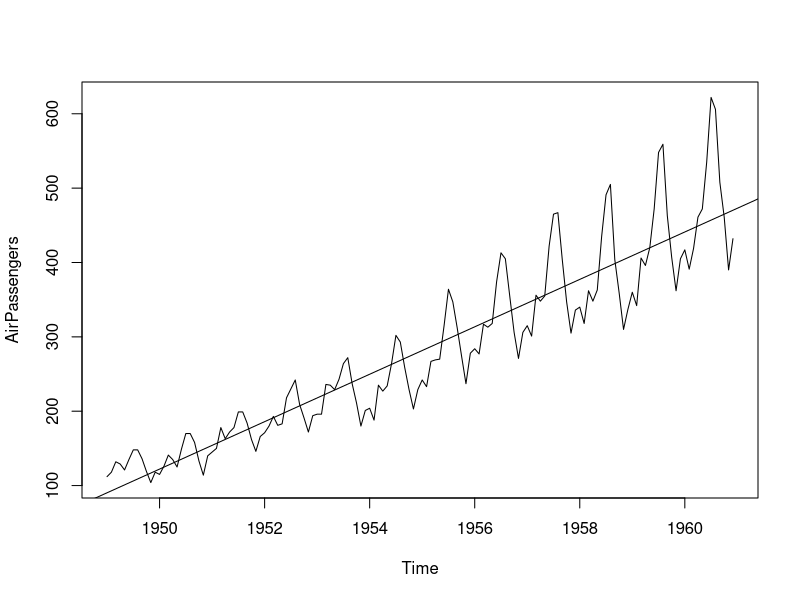
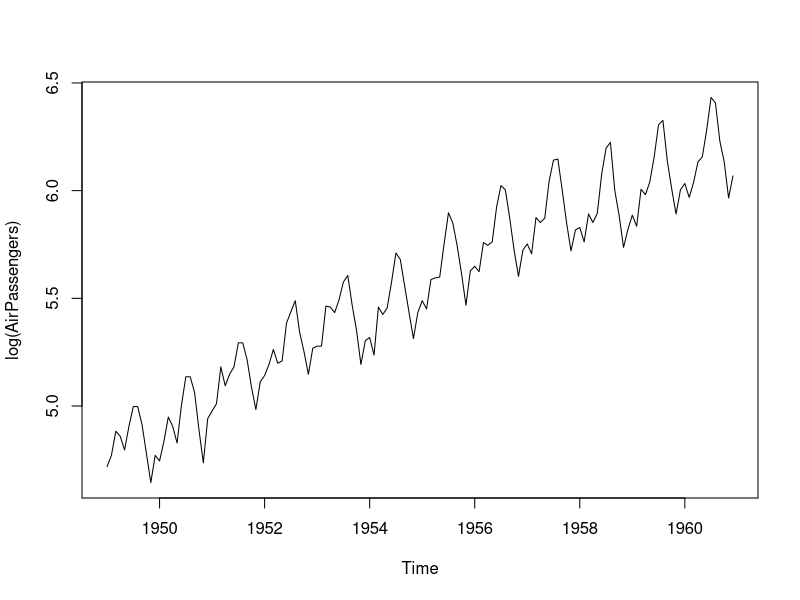
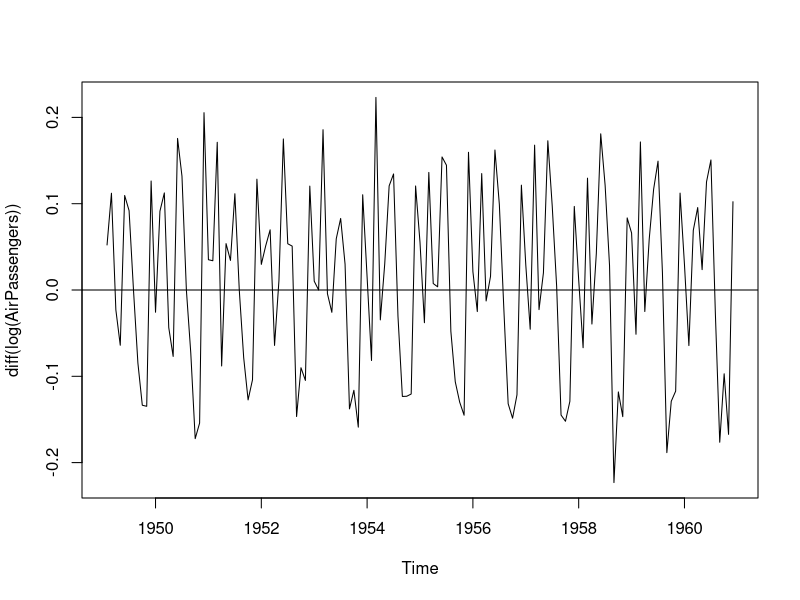
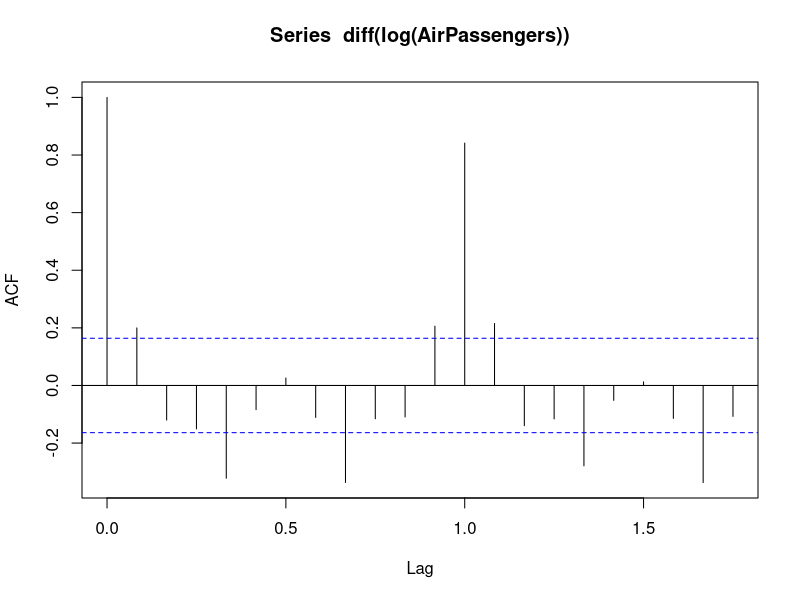
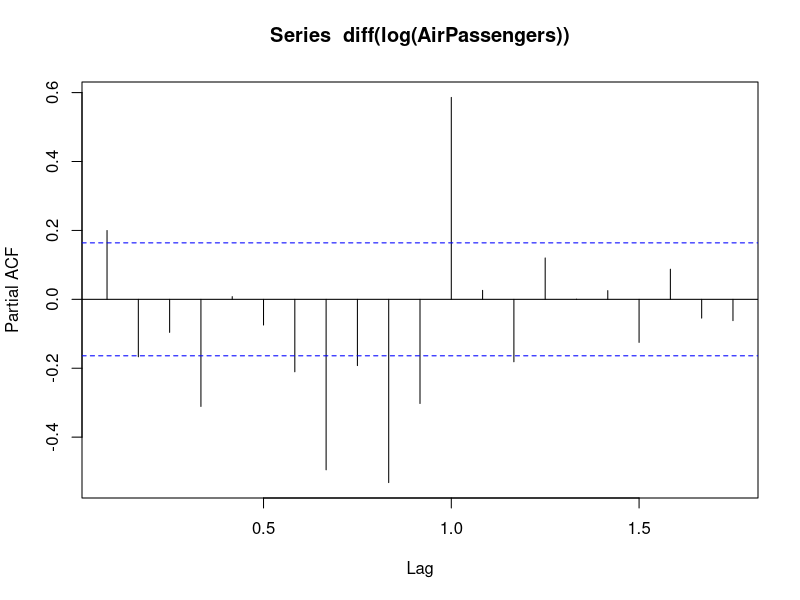

Reproduce these figures in R, in order.
setwd("C:/Workspace/Data")
library(tseries)
library(forecast)
plot(AirPassengers)
AirPassengers
class(AirPassengers)
abline(reg=lm(AirPassengers~time(AirPassengers)))
kpss.test(AirPassengers)
plot(log(AirPassengers))
plot(diff(log(AirPassengers)))
abline(h=0)
kpss.test(diff(log(AirPassengers)))
acf(diff(log(AirPassengers)))
pacf(diff(log(AirPassengers)))
model=arima(log(AirPassengers),c(2,1,1),seasonal = list(order=c(2,1,1),period=12))
pred=predict(model,n.ahead = 12*1)
predf=2.718^pred$pred
predf
